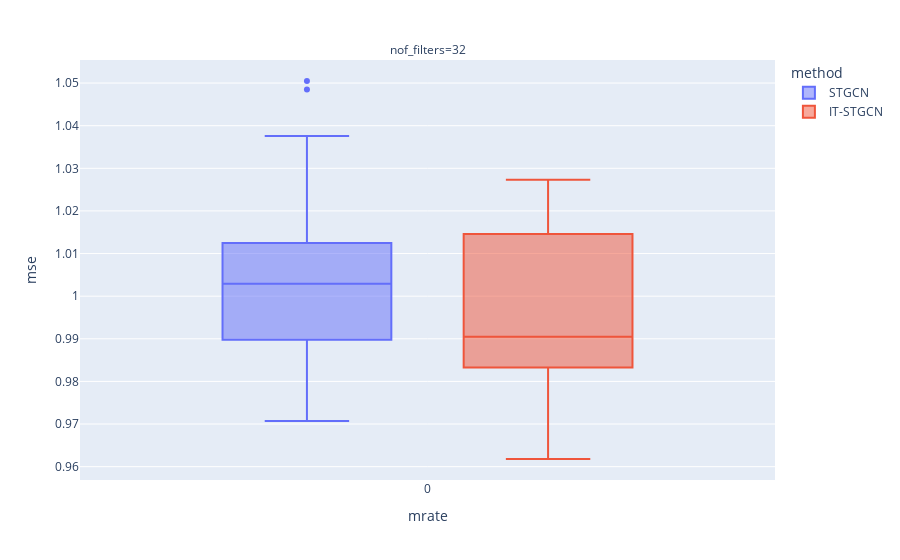

Notebook source saved alongside this figure:
### Markdown cell above
## Baseline

### Code cell
data.query("method!='GNAR' and mrate ==0 ").plot.box(backend='plotly',x='mrate',color='method',y='mse',facet_col='nof_filters',height=600)

### Figure 1 — Plotly figure (JSON) as saved in the notebook; plotly's stock layout.template omitted (floating-point values rounded to 4 significant figures)
{"data": [{"alignmentgroup": "True", "hovertemplate": "method=STGCN<br>nof_filters=32<br>mrate=%{x}<br>mse=%{y}<extra></extra>", "legendgroup": "STGCN", "marker": {"color": "#636efa"}, "name": "STGCN", "notched": false, "offsetgroup": "STGCN", "orientation": "v", "showlegend": true, "type": "box", "x": [0, 0, 0, 0, 0, 0, 0, 0, 0, 0, 0, 0, 0, 0, 0, 0, 0, 0, 0, 0, 0, 0, 0, 0, 0, 0, 0, 0, 0, 0], "x0": " ", "xaxis": "x", "y": [0.9718, 0.9902, 1.005, 0.9826, 1.01, 1.038, 1.011, 1.001, 1.048, 1.001, 0.9943, 1.006, 0.9898, 0.9944, 0.9781, 0.9966, 1.01, 1.02, 1.036, 1.012, 1.004, 0.9766, 1.05, 1.019, 1.02, 0.977, 0.9707, 1.001, 0.9891, 1.011], "y0": " ", "yaxis": "y"}, {"alignmentgroup": "True", "hovertemplate": "method=IT-STGCN<br>nof_filters=32<br>mrate=%{x}<br>mse=%{y}<extra></extra>", "legendgroup": "IT-STGCN", "marker": {"color": "#EF553B"}, "name": "IT-STGCN", "notched": false, "offsetgroup": "IT-STGCN", "orientation": "v", "showlegend": true, "type": "box", "x": [0, 0, 0, 0, 0, 0, 0, 0, 0, 0, 0, 0, 0, 0, 0, 0, 0, 0, 0, 0, 0, 0, 0, 0, 0, 0, 0, 0, 0, 0], "x0": " ", "xaxis": "x", "y": [0.9743, 0.9858, 1.02, 0.9778, 0.9853, 0.9903, 0.9915, 1.022, 1.024, 1.0, 1.015, 1.016, 1.014, 0.9857, 0.9879, 1.027, 0.9884, 0.999, 0.9833, 1.015, 0.9618, 0.9995, 1.014, 0.9876, 0.9743, 0.9907, 1.023, 0.9696, 0.9803, 0.9798], "y0": " ", "yaxis": "y"}], "layout": {"annotations": [{"font": {}, "showarrow": false, "text": "nof_filters=32", "x": 0.5, "xanchor": "center", "xref": "paper", "y": 1, "yanchor": "bottom", "yref": "paper"}], "autosize": true, "boxmode": "group", "legend": {"title": {"text": "method"}, "tracegroupgap": 0}, "margin": {"t": 60}, "xaxis": {"anchor": "y", "autorange": true, "domain": [0, 1], "range": [-0.5017, 0.5017], "title": {"text": "mrate"}, "type": "linear"}, "yaxis": {"anchor": "x", "autorange": true, "domain": [0, 1], "range": [0.9569, 1.055], "title": {"text": "mse"}, "type": "linear"}}}
